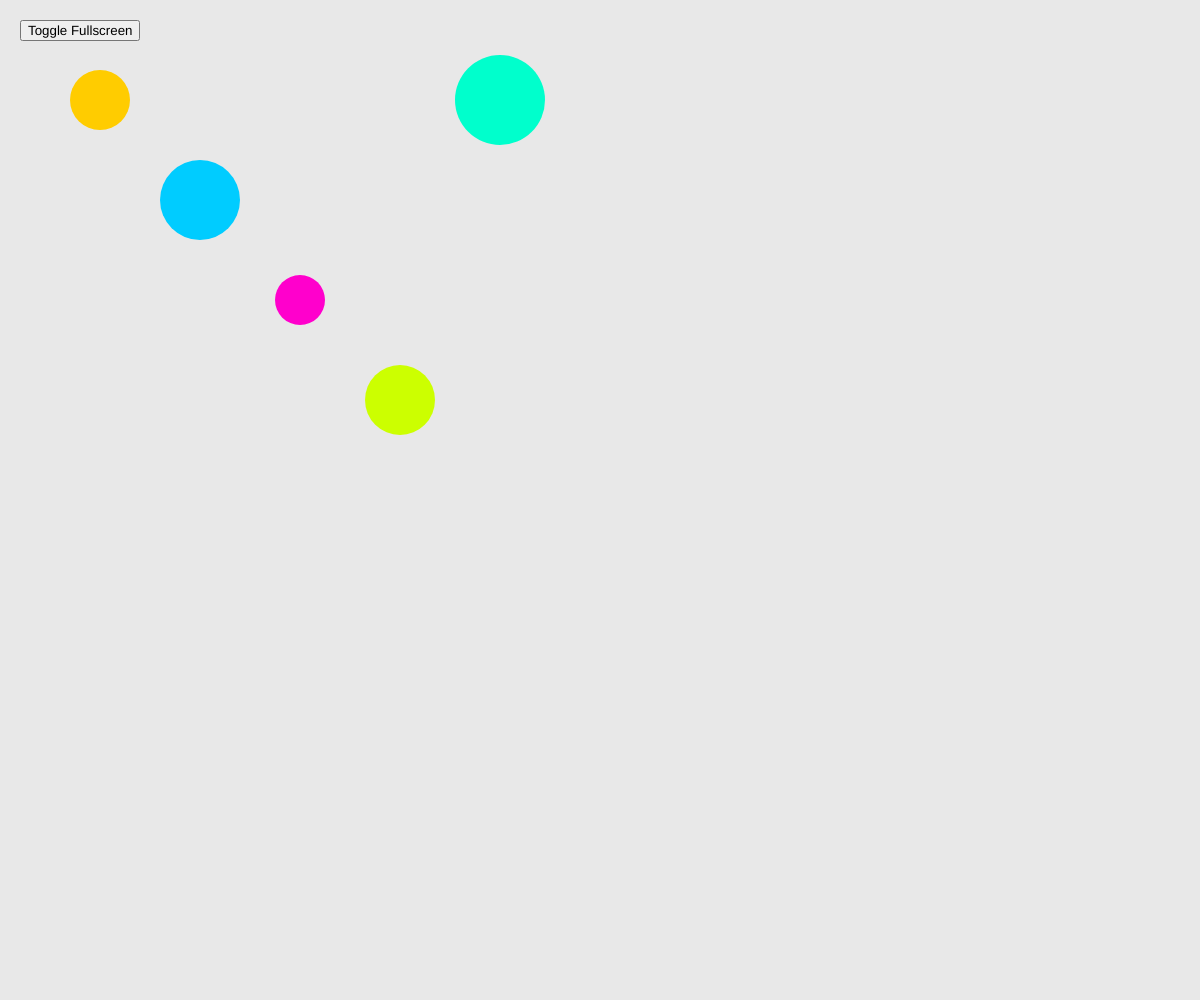
Frame 1 (no input)
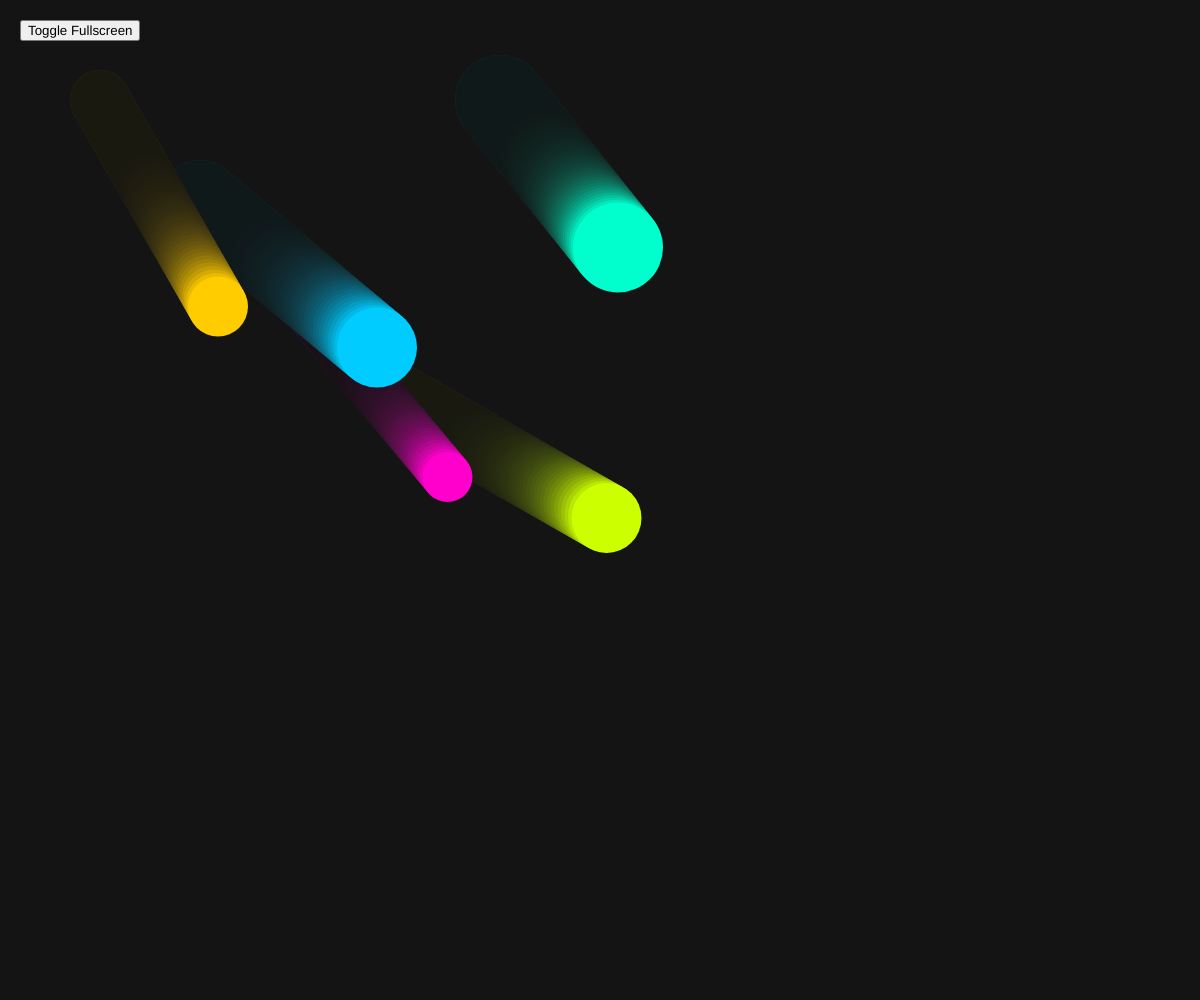
Frame 60 (no input)
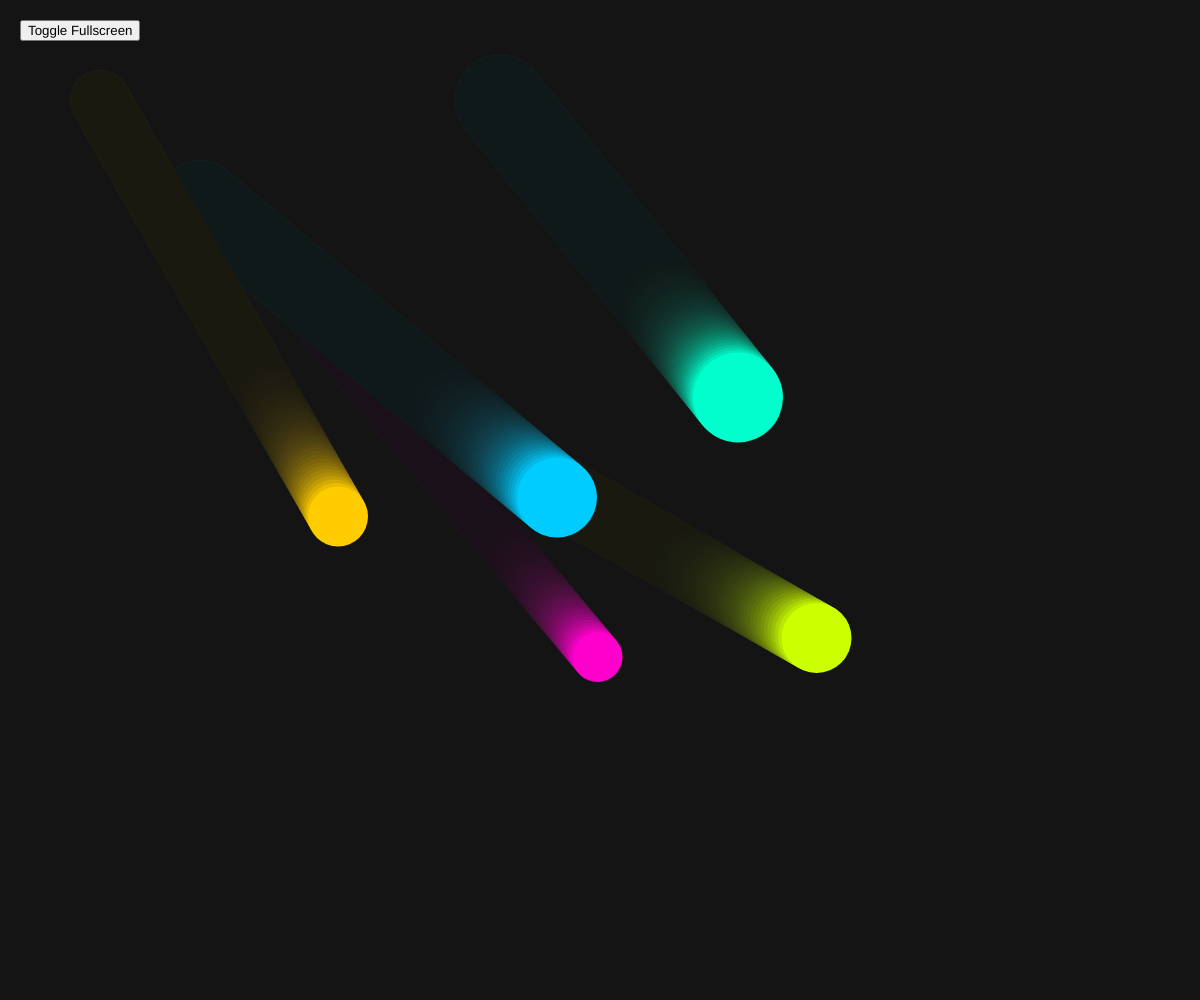
Frame 120 (the mouse pressed at the canvas centre since frame 60)

The p5.js sketch that drew these frames (run headless with seeded random() and noise() and a simulated clock; from frame 60 on, the mouse is pressed at the canvas centre):

// p5.js sketch
// ── sketch.js
function setup() {
  createCanvas(windowWidth, windowHeight);
  noStroke();
  frameRate(30);

  // Create fullscreen toggle button
  let fsButton = createButton('Toggle Fullscreen');
  fsButton.position(20, 20);
  fsButton.mousePressed(toggleFullscreen);
}

function draw() {
  background(20, 20, 25, 25); // Slightly transparent

  // Moving shapes
  for (let i = 0; i < 5; i++) {
    drawMovingShape(i);
  }
}

let shapes = [
  { x: 100, y: 100, size: 60, xspeed: 2, yspeed: 3.5, color: [255, 204, 0] },
  { x: 200, y: 200, size: 80, xspeed: 3, yspeed: 2.5, color: [0, 204, 255] },
  { x: 300, y: 300, size: 50, xspeed: 2.5, yspeed: 3, color: [255, 0, 204] },
  { x: 400, y: 400, size: 70, xspeed: 3.5, yspeed: 2, color: [204, 255, 0] },
  { x: 500, y: 100, size: 90, xspeed: 2, yspeed: 2.5, color: [0, 255, 204] }
];

function drawMovingShape(index) {
  let shape = shapes[index];
  
  fill(shape.color);
  ellipse(shape.x, shape.y, shape.size, shape.size);
  
  // Move the shape
  shape.x += shape.xspeed;
  shape.y += shape.yspeed;
  
  // Check for canvas boundaries and reverse speed direction if needed
  if (shape.x > width - shape.size / 2 || shape.x < shape.size / 2) {
    shape.xspeed *= -1;
    shape.color = [random(255), random(255), random(255)]; // Change color on bounce
  }
  if (shape.y > height - shape.size / 2 || shape.y < shape.size / 2) {
    shape.yspeed *= -1;
    shape.color = [random(255), random(255), random(255)]; // Change color on bounce
  }
}

function toggleFullscreen() {
  let fs = fullscreen();
  fullscreen(!fs);
}
